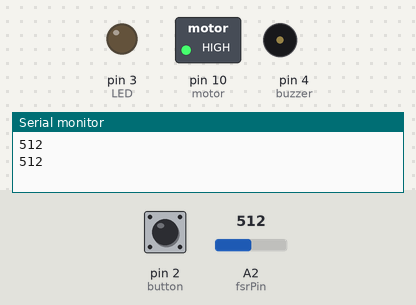
Recording of a sketch running on a simulated Arduino Uno, built with avr-gcc and run on an emulated ATmega328P. Shown: switched loads named in the sketch (green lamp = pin HIGH), output pins drawn as LEDs (lit = HIGH), buzzer (waves = sounding, pin HIGH), the last lines printed to the serial monitor. The test bench sets the inputs (shaded band); at power-on: A2 (fsrPin) = 512, pin 2 (button) LOW.

Above: at 1.8 s.
1.9 s: A2 (fsrPin) set to 610
At 3.9 s:
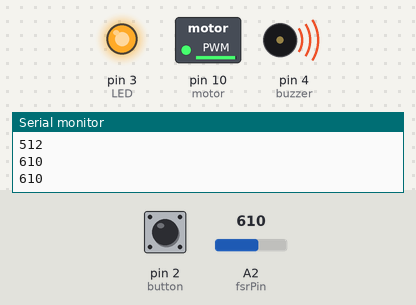
4.5 s: pin 2 (button) pulled HIGH for 1.2 s
At 5.5 s:
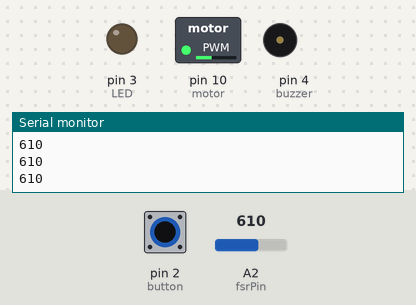
8.5 s: A2 (fsrPin) set to 716
At 9.8 s:
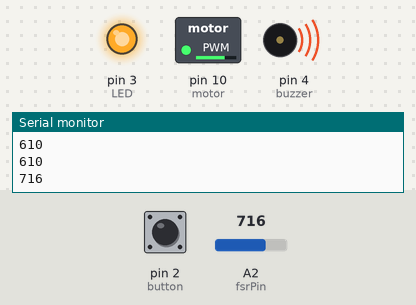
10.5 s: A2 (fsrPin) set to 900
At 11.3 s:
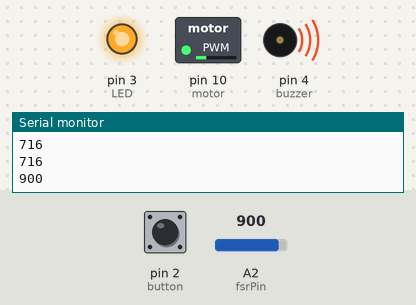
Timing chart, 0 to 13.5 s (numbered marks = the images above; inputs shaded):
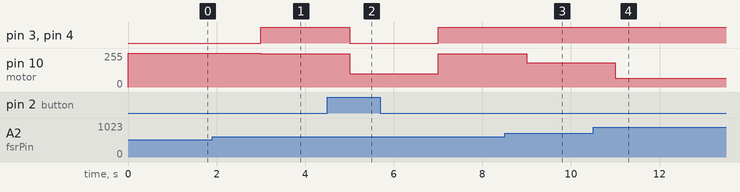

Measured:
- after the input at 1.9 s, pin 3 (LED), pin 4 (buzzer): LOW → HIGH after 1.1 s; pin 10 (motor): 255/255 → 249/255 after 1.1 s
- after the input at 4.5 s, pin 3 (LED), pin 4 (buzzer): HIGH → LOW after 0.50 s, → HIGH 2.0 s later; pin 10 (motor): 249/255 → 99/255 after 0.50 s, → 249/255 2.0 s later
- after the input at 8.5 s, pin 10 (motor): 249/255 → 182/255 after 0.50 s
- after the input at 10.5 s, pin 10 (motor): 182/255 → 64/255 after 0.50 s

The sketch:

automotive_project1.ino
```cpp
int fsrPin= A2;
int button=2;
int LED=3;
int buzzer=4;
int state=0;
int motor=10;
int fsrReading;
int initialSpeed=255;
int minSpeed=0;
int pressureThreshold=600;

void setup(void)
{
  Serial.begin(9600);
  pinMode(button,INPUT);
  pinMode(buzzer,OUTPUT);
  pinMode(LED,OUTPUT);
  pinMode(motor,OUTPUT);
  analogWrite(motor,initialSpeed);


}

void loop(void)
{
  state=digitalRead(button);

  if (state==HIGH){
    digitalWrite(LED,LOW);
    digitalWrite(buzzer,LOW);
  int fsrReading= analogRead(fsrPin);
  int speed=map(fsrReading,1000,0,0,255);
  analogWrite(motor,speed);

  Serial.println(fsrReading);
    delay(1000);}

  else if(state==LOW){

     int fsrReading= analogRead(fsrPin);
    Serial.println(fsrReading);
    delay(1000);

    if(fsrReading>600){

    digitalWrite(LED,HIGH);
    digitalWrite(buzzer,HIGH);
      int fsrReading= analogRead(fsrPin);
      int newSpeed=map(fsrReading,pressureThreshold,1000,initialSpeed,minSpeed);
  analogWrite(motor,newSpeed);

    }
  }

}
```
